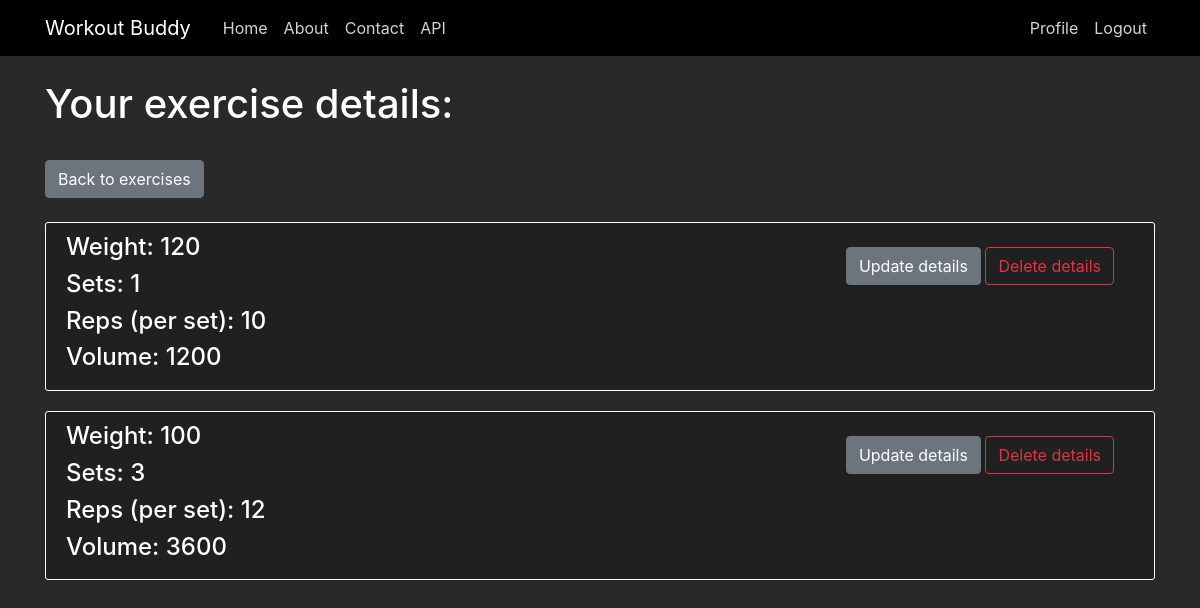
/workouts/29/exercises/7/details/ (signed in), run on an earlier commit of the app's database.
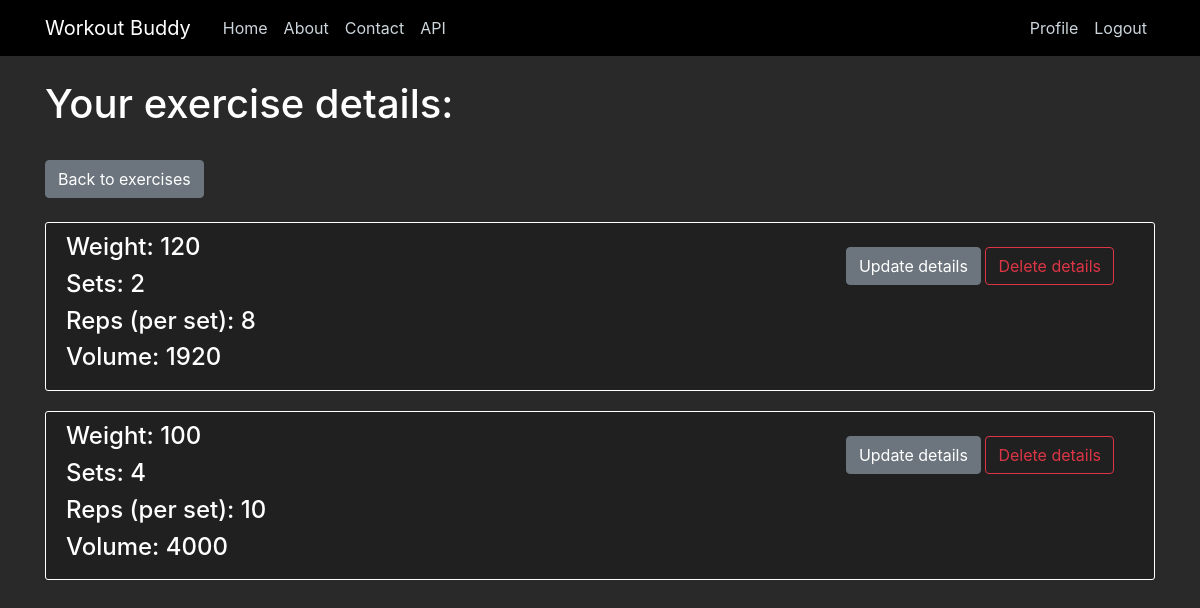
And on a later commit of the database.
### exercisesdetails/models.py (models this page shows, shortened)
class ExercisesDetails(models.Model):
    exercise_id = models.ForeignKey(Exercises, default=None, on_delete=models.CASCADE) #delete exercise details if exercise it is associated with is deleted.
    weight = models.IntegerField()
    set_amount = models.IntegerField()
    total_reps = models.IntegerField()
    volume = models.IntegerField(default=0) #is able to be null or blank. Will be auto filled in by after exercises details are inputted.

### exercisesdetails/views.py (the view)
# urls.py: path('workouts/<int:pk>/exercises/<int:exercisepk>/details/', ExercisesDetailsListView.as_view(), name='exercise-exercisesdetails'),
class ExercisesDetailsListView(LoginRequiredMixin, UserPassesTestMixin, ListView):
    model = ExercisesDetails
    template_name = 'exercisesdetails/exercisesdetails.html'
    context_object_name = 'exercisesdetails'
    def get_queryset(self):
        exercisepk = self.kwargs['exercisepk']
        exercise = Exercises.objects.get(pk=exercisepk)
        queryset = ExercisesDetails.objects.filter(exercise_id=exercisepk)
        return queryset.order_by('-weight') #order by heaviest weight
    def test_func(self):
        username = Exercises.objects.get(pk=self.kwargs['exercisepk']).workout_id.username
        if self.request.user == username:
            return True
        else:
            return False

### exercisesdetails/templates/exercisesdetails/exercisesdetails.html (shortened to what this page needs)
{% extends "main/base.html" %}
{% block content %}
    {% if user.is_authenticated %}
    <h1>Your exercise details: </h1>
    <br />
        {% if exercisesdetails.0 is None %}
            <h2>Add some exercise details!</h2>
            <a class="btn btn-secondary" href="{% url 'workouts' %}">Back to workouts</a>
            <a class="btn btn-secondary" href="new/">Add exercise details</a>
        {% else %}
          <a class="btn btn-secondary" href="{% url 'workout-exercises' exercisesdetails.0.exercise_id.workout_id.id %}">Back to exercises</a>
        {% endif %}
        <br /><br />
        {% for exercisedetails in exercisesdetails %}
            <div class="content-section">
                {% if not request.user_agent.is_mobile %}
                    <div class="button-section float-right">
                        <a class="btn btn-secondary mt-1 mb-1" href="{% url 'exercisesdetails-update' exercisedetails.exercise_id.workout_id.id exercisedetails.exercise_id.id exercisedetails.id %}">Update details</a>
                        <a class="btn btn-outline-danger" href="{% url 'exercisesdetails-delete' exercisedetails.exercise_id.workout_id.id exercisedetails.exercise_id.id exercisedetails.id %}">Delete details</a>
                    </div>
                    <h4>Weight: {{ exercisedetails.weight }}</h4>
                    <h4>Sets: {{ exercisedetails.set_amount }}</h4>
                    <h4>Reps (per set): {{ exercisedetails.total_reps }}</h4>
                    <h4>Volume: {{ exercisedetails.volume }} </h4>
                {% endif %}
            </div>
        {% endfor %}
    {% else %}
        <h2>Login to view or edit your workouts</h2>
        <a href="{% url 'login' %}">Login</a>
        <br />
        <h2>Or register if you don't have an account to log into</h2>
        <a href="{% url 'register' %}">Register now!</a>
    {% endif %}
{% endblock content %}

What changed in the data, as far as the page shows it:
removed ExercisesDetails: weight "120", set_amount "1", total_reps "10", volume "1200"
removed ExercisesDetails: weight "100", set_amount "3", total_reps "12", volume "3600"
added ExercisesDetails: weight "120", set_amount "2", total_reps "8", volume "1920"
added ExercisesDetails: weight "100", set_amount "4", total_reps "10", volume "4000"
